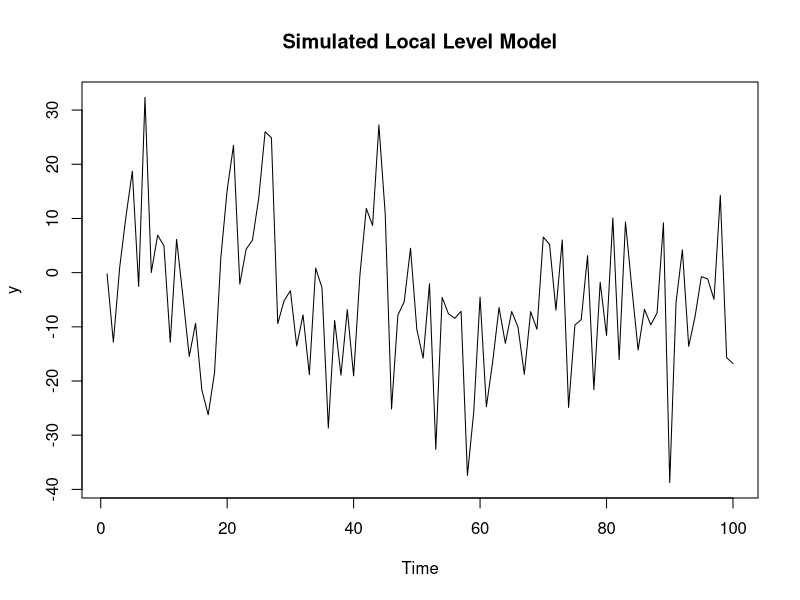
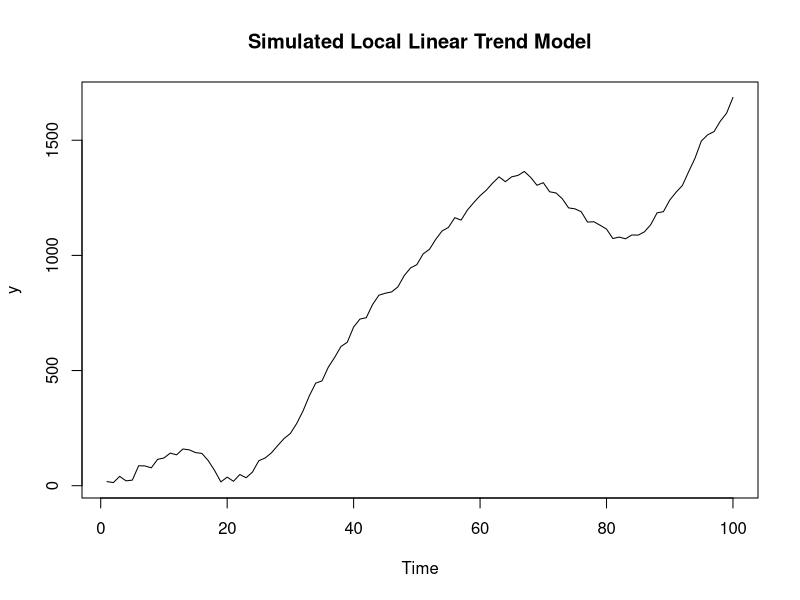
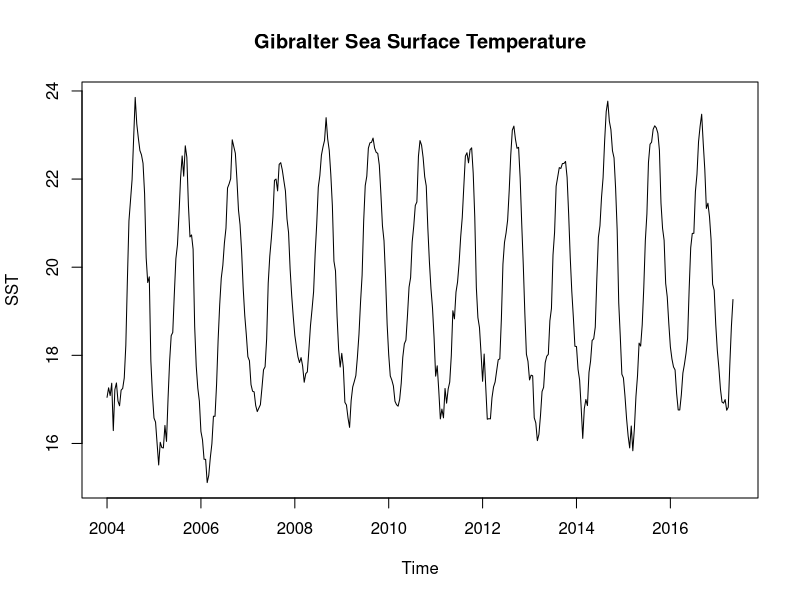

Reproduce these figures in R, in order.
## ---- chunk 1
knitr::opts_chunk$set(echo = FALSE, fig.align = 'center', out.width = '95%',
                      message = FALSE)
## ---- chunk 2
ll_sim <- function(n = 100, sigma = c(10, 5)){
  sig_eps <- sigma[1]
  sig_xi <- sigma[2]
  y <- numeric(n)
  mu <- numeric(n)
  mu[1] <- rnorm(1, sd = sig_xi)
  for(t in 1:n){
    mu[t+1] <- mu[t] + rnorm(1, sd = sig_xi)
    y[t] <- mu[t] + rnorm(1, sd = sig_eps)
  }
  return(ts(y))
}

y <- ll_sim()
plot(y, main = 'Simulated Local Level Model')
## ---- chunk 3
set.seed(42)
llt_sim <- function(n = 100, sigma = c(10, 10, 10)){
  sig_eps <- sigma[1]
  sig_xi <- sigma[2]
  sig_zeta <- sigma[3]
  y <- numeric(n)
  mu <- numeric(n)
  nu <- numeric(n)
  mu[1] <- rnorm(1, sd = sig_xi)
  nu[1] <- rnorm(1, sd = sig_zeta)
  for(t in 1:n){
    nu[t+1] <- nu[t] + rnorm(1, sd = sig_zeta)  # trend
    mu[t+1] <- mu[t] + nu[t] + rnorm(1, sd = sig_xi)  # level
    y[t] <- mu[t] + rnorm(1, sd = sig_eps)
  }
  return(ts(y))
}

y <- llt_sim()
plot(y, main = 'Simulated Local Linear Trend Model')
## ---- chunk 4
library(readr)
gilbralter <- read_csv("data/gilbraltersimple.csv")  
gilb <- ts(gilbralter$tempMean, start=c(2004,1,13), end=c(2017, 11, 25), frequency=30)
plot(gilb, main = 'Gibralter Sea Surface Temperature', ylab = 'SST')
